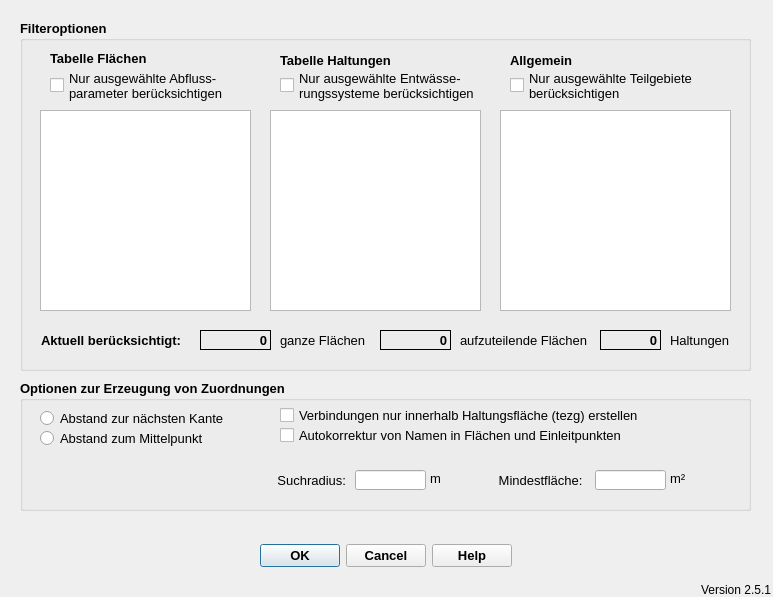
<?xml version="1.0" encoding="UTF-8"?>
<ui version="4.0">
 <class>ImportFromHEDialogBase</class>
 <widget class="QDialog" name="ImportFromHEDialogBase">
  <property name="geometry">
   <rect>
    <x>0</x>
    <y>0</y>
    <width>773</width>
    <height>597</height>
   </rect>
  </property>
  <property name="windowTitle">
   <string>Verbindungslinien erstellen</string>
  </property>
  <widget class="QDialogButtonBox" name="button_box">
   <property name="geometry">
    <rect>
     <x>220</x>
     <y>540</y>
     <width>331</width>
     <height>32</height>
    </rect>
   </property>
   <property name="font">
    <font>
     <pointsize>10</pointsize>
     <weight>75</weight>
     <bold>true</bold>
    </font>
   </property>
   <property name="toolTip">
    <string>&lt;html&gt;&lt;head/&gt;&lt;body&gt;&lt;p&gt;Datenimport starten ...&lt;/p&gt;&lt;/body&gt;&lt;/html&gt;</string>
   </property>
   <property name="orientation">
    <enum>Qt::Horizontal</enum>
   </property>
   <property name="standardButtons">
    <set>QDialogButtonBox::Cancel|QDialogButtonBox::Help|QDialogButtonBox::Ok</set>
   </property>
   <property name="centerButtons">
    <bool>true</bool>
   </property>
  </widget>
  <widget class="QLabel" name="lb_version">
   <property name="geometry">
    <rect>
     <x>700</x>
     <y>580</y>
     <width>71</width>
     <height>20</height>
    </rect>
   </property>
   <property name="toolTip">
    <string>Version QKan Import</string>
   </property>
   <property name="text">
    <string>Version 2.5.1</string>
   </property>
   <property name="alignment">
    <set>Qt::AlignRight|Qt::AlignTrailing|Qt::AlignVCenter</set>
   </property>
  </widget>
  <widget class="QGroupBox" name="groupBox_2">
   <property name="geometry">
    <rect>
     <x>20</x>
     <y>20</y>
     <width>731</width>
     <height>351</height>
    </rect>
   </property>
   <property name="font">
    <font>
     <pointsize>10</pointsize>
     <weight>75</weight>
     <bold>true</bold>
    </font>
   </property>
   <property name="title">
    <string>Filteroptionen</string>
   </property>
   <widget class="QListWidget" name="lw_flaechen_abflussparam">
    <property name="geometry">
     <rect>
      <x>20</x>
      <y>90</y>
      <width>211</width>
      <height>201</height>
     </rect>
    </property>
    <property name="toolTip">
     <string extracomment="Auswahl der zu bearbeitenden Flächen nach Abflussparameter. Alle auswählen mit [Strg]+A"/>
    </property>
    <property name="statusTip">
     <string extracomment="Auswahl der zu bearbeitenden Flächen nach Abflussparameter. Alle auswählen mit [Strg]+A"/>
    </property>
    <property name="selectionMode">
     <enum>QAbstractItemView::ExtendedSelection</enum>
    </property>
   </widget>
   <widget class="QLabel" name="label_2">
    <property name="geometry">
     <rect>
      <x>30</x>
      <y>30</y>
      <width>141</width>
      <height>16</height>
     </rect>
    </property>
    <property name="font">
     <font>
      <weight>75</weight>
      <bold>true</bold>
     </font>
    </property>
    <property name="text">
     <string>Tabelle Flächen</string>
    </property>
   </widget>
   <widget class="QListWidget" name="lw_hal_entw">
    <property name="geometry">
     <rect>
      <x>250</x>
      <y>90</y>
      <width>211</width>
      <height>201</height>
     </rect>
    </property>
    <property name="toolTip">
     <string extracomment="Auswahl der zu bearbeitenden Haltungen nach Entwässerungssystem. Alle auswählen mit [Strg]+A"/>
    </property>
    <property name="statusTip">
     <string extracomment="Auswahl der zu bearbeitenden Haltungen nach Entwässerungssystem. Alle auswählen mit [Strg]+A"/>
    </property>
    <property name="selectionMode">
     <enum>QAbstractItemView::ExtendedSelection</enum>
    </property>
   </widget>
   <widget class="QListWidget" name="lw_teilgebiete">
    <property name="geometry">
     <rect>
      <x>480</x>
      <y>90</y>
      <width>231</width>
      <height>201</height>
     </rect>
    </property>
    <property name="toolTip">
     <string extracomment="Auswahl der zu bearbeitenden Teilgebiete. Alle auswählen mit [Strg]+A"/>
    </property>
    <property name="statusTip">
     <string extracomment="Auswahl der zu bearbeitenden Teilgebiete. Alle auswählen mit [Strg]+A"/>
    </property>
    <property name="selectionMode">
     <enum>QAbstractItemView::ExtendedSelection</enum>
    </property>
   </widget>
   <widget class="QLabel" name="label_7">
    <property name="geometry">
     <rect>
      <x>260</x>
      <y>30</y>
      <width>171</width>
      <height>20</height>
     </rect>
    </property>
    <property name="font">
     <font>
      <weight>75</weight>
      <bold>true</bold>
     </font>
    </property>
    <property name="text">
     <string>Tabelle Haltungen</string>
    </property>
   </widget>
   <widget class="QLabel" name="label_8">
    <property name="geometry">
     <rect>
      <x>490</x>
      <y>30</y>
      <width>91</width>
      <height>20</height>
     </rect>
    </property>
    <property name="font">
     <font>
      <weight>75</weight>
      <bold>true</bold>
     </font>
    </property>
    <property name="text">
     <string>Allgemein</string>
    </property>
   </widget>
   <widget class="QLabel" name="lf_anzahl_flaechen">
    <property name="geometry">
     <rect>
      <x>180</x>
      <y>310</y>
      <width>71</width>
      <height>20</height>
     </rect>
    </property>
    <property name="font">
     <font>
      <pointsize>10</pointsize>
      <weight>75</weight>
      <bold>true</bold>
     </font>
    </property>
    <property name="toolTip">
     <string extracomment="Anzahl der abhängig von den Filteroptionen zu berücksichtigenden ganzen Flächen"/>
    </property>
    <property name="statusTip">
     <string extracomment="Anzahl der abhängig von den Filteroptionen zu berücksichtigenden ganzen Flächen"/>
    </property>
    <property name="frameShape">
     <enum>QFrame::Panel</enum>
    </property>
    <property name="text">
     <string>0</string>
    </property>
    <property name="alignment">
     <set>Qt::AlignRight|Qt::AlignTrailing|Qt::AlignVCenter</set>
    </property>
   </widget>
   <widget class="QLabel" name="lf_anzahl_haltungen">
    <property name="geometry">
     <rect>
      <x>580</x>
      <y>310</y>
      <width>61</width>
      <height>20</height>
     </rect>
    </property>
    <property name="font">
     <font>
      <pointsize>10</pointsize>
      <weight>75</weight>
      <bold>true</bold>
     </font>
    </property>
    <property name="toolTip">
     <string extracomment="Anzahl der abhängig von den Filteroptionen zu berücksichtigenden Haltungen"/>
    </property>
    <property name="statusTip">
     <string extracomment="Anzahl der abhängig von den Filteroptionen zu berücksichtigenden Haltungen"/>
    </property>
    <property name="frameShape">
     <enum>QFrame::Panel</enum>
    </property>
    <property name="text">
     <string>0</string>
    </property>
    <property name="alignment">
     <set>Qt::AlignRight|Qt::AlignTrailing|Qt::AlignVCenter</set>
    </property>
   </widget>
   <widget class="QLabel" name="label_12">
    <property name="geometry">
     <rect>
      <x>10</x>
      <y>310</y>
      <width>151</width>
      <height>20</height>
     </rect>
    </property>
    <property name="font">
     <font>
      <pointsize>10</pointsize>
      <weight>75</weight>
      <bold>true</bold>
     </font>
    </property>
    <property name="toolTip">
     <string extracomment="Anzahl der abhängig von den Filteroptionen zu berücksichtigenden Flächen (mit und ohne Verschneidung)"/>
    </property>
    <property name="statusTip">
     <string extracomment="Anzahl der abhängig von den Filteroptionen zu berücksichtigenden Flächen (mit und ohne Verschneidung)"/>
    </property>
    <property name="text">
     <string>Aktuell berücksichtigt:</string>
    </property>
    <property name="alignment">
     <set>Qt::AlignRight|Qt::AlignTrailing|Qt::AlignVCenter</set>
    </property>
   </widget>
   <widget class="QLabel" name="label_13">
    <property name="geometry">
     <rect>
      <x>440</x>
      <y>310</y>
      <width>141</width>
      <height>20</height>
     </rect>
    </property>
    <property name="font">
     <font>
      <pointsize>10</pointsize>
      <weight>50</weight>
      <bold>false</bold>
     </font>
    </property>
    <property name="toolTip">
     <string extracomment="Anzahl der abhängig von den Filteroptionen zu berücksichtigenden Flächen (nur mit Verschneidung mit tezg-Flächen)"/>
    </property>
    <property name="statusTip">
     <string extracomment="Anzahl der abhängig von den Filteroptionen zu berücksichtigenden Flächen (nur mit Verschneidung mit tezg-Flächen)"/>
    </property>
    <property name="text">
     <string>aufzuteilende Flächen</string>
    </property>
   </widget>
   <widget class="QLabel" name="lf_anzahl_flaechsec">
    <property name="geometry">
     <rect>
      <x>360</x>
      <y>310</y>
      <width>71</width>
      <height>20</height>
     </rect>
    </property>
    <property name="font">
     <font>
      <pointsize>10</pointsize>
      <weight>75</weight>
      <bold>true</bold>
     </font>
    </property>
    <property name="toolTip">
     <string extracomment="Anzahl der abhängig von den Filteroptionen zu berücksichtigenden Flächen (nur mit Verschneidung mit tezg-Flächen)"/>
    </property>
    <property name="statusTip">
     <string extracomment="Anzahl der abhängig von den Filteroptionen zu berücksichtigenden Flächen (nur mit Verschneidung mit tezg-Flächen)"/>
    </property>
    <property name="frameShape">
     <enum>QFrame::Panel</enum>
    </property>
    <property name="text">
     <string>0</string>
    </property>
    <property name="alignment">
     <set>Qt::AlignRight|Qt::AlignTrailing|Qt::AlignVCenter</set>
    </property>
   </widget>
   <widget class="QLabel" name="label_14">
    <property name="geometry">
     <rect>
      <x>260</x>
      <y>310</y>
      <width>91</width>
      <height>20</height>
     </rect>
    </property>
    <property name="font">
     <font>
      <pointsize>10</pointsize>
      <weight>50</weight>
      <bold>false</bold>
     </font>
    </property>
    <property name="toolTip">
     <string extracomment="Anzahl der abhängig von den Filteroptionen zu berücksichtigenden ganzen Flächen"/>
    </property>
    <property name="statusTip">
     <string extracomment="Anzahl der abhängig von den Filteroptionen zu berücksichtigenden ganzen Flächen"/>
    </property>
    <property name="text">
     <string>ganze Flächen</string>
    </property>
    <property name="alignment">
     <set>Qt::AlignLeading|Qt::AlignLeft|Qt::AlignVCenter</set>
    </property>
   </widget>
   <widget class="QLabel" name="label_16">
    <property name="geometry">
     <rect>
      <x>650</x>
      <y>310</y>
      <width>61</width>
      <height>20</height>
     </rect>
    </property>
    <property name="font">
     <font>
      <pointsize>10</pointsize>
      <weight>50</weight>
      <bold>false</bold>
     </font>
    </property>
    <property name="toolTip">
     <string extracomment="Anzahl der abhängig von den Filteroptionen zu berücksichtigenden ganzen Flächen"/>
    </property>
    <property name="statusTip">
     <string extracomment="Anzahl der abhängig von den Filteroptionen zu berücksichtigenden ganzen Flächen"/>
    </property>
    <property name="text">
     <string>Haltungen</string>
    </property>
    <property name="alignment">
     <set>Qt::AlignLeading|Qt::AlignLeft|Qt::AlignVCenter</set>
    </property>
   </widget>
   <widget class="QCheckBox" name="cb_selFlActive">
    <property name="geometry">
     <rect>
      <x>30</x>
      <y>50</y>
      <width>201</width>
      <height>31</height>
     </rect>
    </property>
    <property name="font">
     <font>
      <weight>50</weight>
      <bold>false</bold>
     </font>
    </property>
    <property name="text">
     <string>Nur ausgewählte Abfluss-
parameter berücksichtigen</string>
    </property>
   </widget>
   <widget class="QCheckBox" name="cb_selHalActive">
    <property name="geometry">
     <rect>
      <x>260</x>
      <y>50</y>
      <width>201</width>
      <height>31</height>
     </rect>
    </property>
    <property name="font">
     <font>
      <weight>50</weight>
      <bold>false</bold>
     </font>
    </property>
    <property name="text">
     <string>Nur ausgewählte Entwässe-
rungssysteme berücksichtigen</string>
    </property>
   </widget>
   <widget class="QCheckBox" name="cb_selTgbActive">
    <property name="geometry">
     <rect>
      <x>490</x>
      <y>50</y>
      <width>201</width>
      <height>31</height>
     </rect>
    </property>
    <property name="font">
     <font>
      <weight>50</weight>
      <bold>false</bold>
     </font>
    </property>
    <property name="text">
     <string>Nur ausgewählte Teilgebiete
berücksichtigen</string>
    </property>
   </widget>
  </widget>
  <widget class="QGroupBox" name="groupBox">
   <property name="geometry">
    <rect>
     <x>20</x>
     <y>380</y>
     <width>731</width>
     <height>131</height>
    </rect>
   </property>
   <property name="font">
    <font>
     <pointsize>10</pointsize>
     <weight>75</weight>
     <bold>true</bold>
    </font>
   </property>
   <property name="toolTip">
    <string extracomment="Optionen zur Suche der nächsten Haltung zu einer Fläche"/>
   </property>
   <property name="title">
    <string>Optionen zur Erzeugung von Zuordnungen</string>
   </property>
   <widget class="QLabel" name="label_9">
    <property name="geometry">
     <rect>
      <x>410</x>
      <y>90</y>
      <width>31</width>
      <height>16</height>
     </rect>
    </property>
    <property name="font">
     <font>
      <weight>50</weight>
      <bold>false</bold>
     </font>
    </property>
    <property name="toolTip">
     <string extracomment="Radius zur Berücksichtigung von Flächen um die Haltungen"/>
    </property>
    <property name="statusTip">
     <string extracomment="Radius zur Berücksichtigung von Flächen um die Haltungen"/>
    </property>
    <property name="text">
     <string>m</string>
    </property>
   </widget>
   <widget class="QLabel" name="label">
    <property name="geometry">
     <rect>
      <x>255</x>
      <y>90</y>
      <width>71</width>
      <height>21</height>
     </rect>
    </property>
    <property name="font">
     <font>
      <weight>50</weight>
      <bold>false</bold>
     </font>
    </property>
    <property name="toolTip">
     <string extracomment="Radius zur Berücksichtigung von Flächen um die Haltungen"/>
    </property>
    <property name="statusTip">
     <string extracomment="Radius zur Berücksichtigung von Flächen um die Haltungen"/>
    </property>
    <property name="text">
     <string>Suchradius:</string>
    </property>
    <property name="alignment">
     <set>Qt::AlignRight|Qt::AlignTrailing|Qt::AlignVCenter</set>
    </property>
   </widget>
   <widget class="QLineEdit" name="tf_suchradius">
    <property name="geometry">
     <rect>
      <x>335</x>
      <y>90</y>
      <width>71</width>
      <height>20</height>
     </rect>
    </property>
    <property name="toolTip">
     <string extracomment="Radius zur Berücksichtigung von Flächen um die Haltungen"/>
    </property>
    <property name="statusTip">
     <string extracomment="Radius zur Berücksichtigung von Flächen um die Haltungen"/>
    </property>
   </widget>
   <widget class="QRadioButton" name="rb_abstandmittelpunkt">
    <property name="geometry">
     <rect>
      <x>20</x>
      <y>50</y>
      <width>191</width>
      <height>17</height>
     </rect>
    </property>
    <property name="font">
     <font>
      <weight>50</weight>
      <bold>false</bold>
     </font>
    </property>
    <property name="toolTip">
     <string extracomment="Es wird jeweils die geringste Entfernung zwischen Haltung und Zentroid der Fläche  berücksichtigt"/>
    </property>
    <property name="statusTip">
     <string extracomment="Es wird jeweils die geringste Entfernung zwischen Haltung und Zentroid der Fläche  berücksichtigt"/>
    </property>
    <property name="text">
     <string>Abstand zum Mittelpunkt</string>
    </property>
   </widget>
   <widget class="QRadioButton" name="rb_abstandkante">
    <property name="geometry">
     <rect>
      <x>20</x>
      <y>30</y>
      <width>221</width>
      <height>17</height>
     </rect>
    </property>
    <property name="font">
     <font>
      <weight>50</weight>
      <bold>false</bold>
     </font>
    </property>
    <property name="toolTip">
     <string extracomment="Es wird jeweils die geringste Entfernung zwischen Haltung und Umrisslinie berücksichtigt"/>
    </property>
    <property name="statusTip">
     <string extracomment="Anzahl der abhängig von den Filteroptionen zu berücksichtigenden Haltungen"/>
    </property>
    <property name="text">
     <string>Abstand zur nächsten Kante</string>
    </property>
   </widget>
   <widget class="QCheckBox" name="cb_autokorrektur">
    <property name="geometry">
     <rect>
      <x>260</x>
      <y>40</y>
      <width>381</width>
      <height>31</height>
     </rect>
    </property>
    <property name="font">
     <font>
      <weight>50</weight>
      <bold>false</bold>
     </font>
    </property>
    <property name="toolTip">
     <string>&lt;html&gt;&lt;head/&gt;&lt;body&gt;&lt;p&gt;Falls in den Tabellen &amp;quot;flaechen&amp;quot; und &amp;quot;einleitsw&amp;quot; leere oder doppelte Namen (flnam bzw. elnam) vorkommen, werden diese mit &amp;quot;f_nnnn&amp;quot; bzw. &amp;quot;e_nnnn&amp;quot; überschrieben. &lt;/p&gt;&lt;/body&gt;&lt;/html&gt;</string>
    </property>
    <property name="statusTip">
     <string>Automatische Korrektur von Namensfehlern...</string>
    </property>
    <property name="layoutDirection">
     <enum>Qt::LeftToRight</enum>
    </property>
    <property name="text">
     <string>Autokorrektur von Namen in Flächen und Einleitpunkten</string>
    </property>
   </widget>
   <widget class="QLineEdit" name="tf_mindestflaeche">
    <property name="geometry">
     <rect>
      <x>575</x>
      <y>90</y>
      <width>71</width>
      <height>20</height>
     </rect>
    </property>
    <property name="toolTip">
     <string extracomment="Radius zur Berücksichtigung von Flächen um die Haltungen"/>
    </property>
    <property name="statusTip">
     <string extracomment="Radius zur Berücksichtigung von Flächen um die Haltungen"/>
    </property>
   </widget>
   <widget class="QLabel" name="label_3">
    <property name="geometry">
     <rect>
      <x>435</x>
      <y>90</y>
      <width>131</width>
      <height>21</height>
     </rect>
    </property>
    <property name="font">
     <font>
      <weight>50</weight>
      <bold>false</bold>
     </font>
    </property>
    <property name="toolTip">
     <string extracomment="Radius zur Berücksichtigung von Flächen um die Haltungen"/>
    </property>
    <property name="statusTip">
     <string extracomment="Radius zur Berücksichtigung von Flächen um die Haltungen"/>
    </property>
    <property name="text">
     <string>Mindestfläche: </string>
    </property>
    <property name="alignment">
     <set>Qt::AlignRight|Qt::AlignTrailing|Qt::AlignVCenter</set>
    </property>
   </widget>
   <widget class="QLabel" name="label_15">
    <property name="geometry">
     <rect>
      <x>650</x>
      <y>90</y>
      <width>31</width>
      <height>16</height>
     </rect>
    </property>
    <property name="font">
     <font>
      <weight>50</weight>
      <bold>false</bold>
     </font>
    </property>
    <property name="toolTip">
     <string extracomment="Radius zur Berücksichtigung von Flächen um die Haltungen"/>
    </property>
    <property name="statusTip">
     <string extracomment="Radius zur Berücksichtigung von Flächen um die Haltungen"/>
    </property>
    <property name="text">
     <string>m²</string>
    </property>
   </widget>
   <widget class="QCheckBox" name="cb_linkswInTezg">
    <property name="geometry">
     <rect>
      <x>260</x>
      <y>20</y>
      <width>371</width>
      <height>31</height>
     </rect>
    </property>
    <property name="font">
     <font>
      <weight>50</weight>
      <bold>false</bold>
     </font>
    </property>
    <property name="toolTip">
     <string>&lt;html&gt;&lt;head/&gt;&lt;body&gt;&lt;p&gt;1. Falls in den Tabellen &amp;quot;flaechen&amp;quot; und &amp;quot;einleitsw&amp;quot; leere oder doppelte Namen (flnam bzw. elnam) vorkommen, werden diese mit &amp;quot;f_nnnn&amp;quot; bzw. &amp;quot;e_nnnn&amp;quot; überschrieben. &lt;/p&gt;&lt;/body&gt;&lt;/html&gt;</string>
    </property>
    <property name="statusTip">
     <string>Automatische Korrektur von Namensfehlern in den Tabellen &quot;flaechen&quot; und &quot;einleitsw&quot;</string>
    </property>
    <property name="layoutDirection">
     <enum>Qt::LeftToRight</enum>
    </property>
    <property name="text">
     <string>Verbindungen nur innerhalb Haltungsfläche (tezg) erstellen</string>
    </property>
   </widget>
  </widget>
 </widget>
 <resources/>
 <connections>
  <connection>
   <sender>button_box</sender>
   <signal>accepted()</signal>
   <receiver>ImportFromHEDialogBase</receiver>
   <slot>accept()</slot>
   <hints>
    <hint type="sourcelabel">
     <x>265</x>
     <y>205</y>
    </hint>
    <hint type="destinationlabel">
     <x>275</x>
     <y>117</y>
    </hint>
   </hints>
  </connection>
  <connection>
   <sender>button_box</sender>
   <signal>rejected()</signal>
   <receiver>ImportFromHEDialogBase</receiver>
   <slot>reject()</slot>
   <hints>
    <hint type="sourcelabel">
     <x>265</x>
     <y>205</y>
    </hint>
    <hint type="destinationlabel">
     <x>275</x>
     <y>117</y>
    </hint>
   </hints>
  </connection>
 </connections>
</ui>
